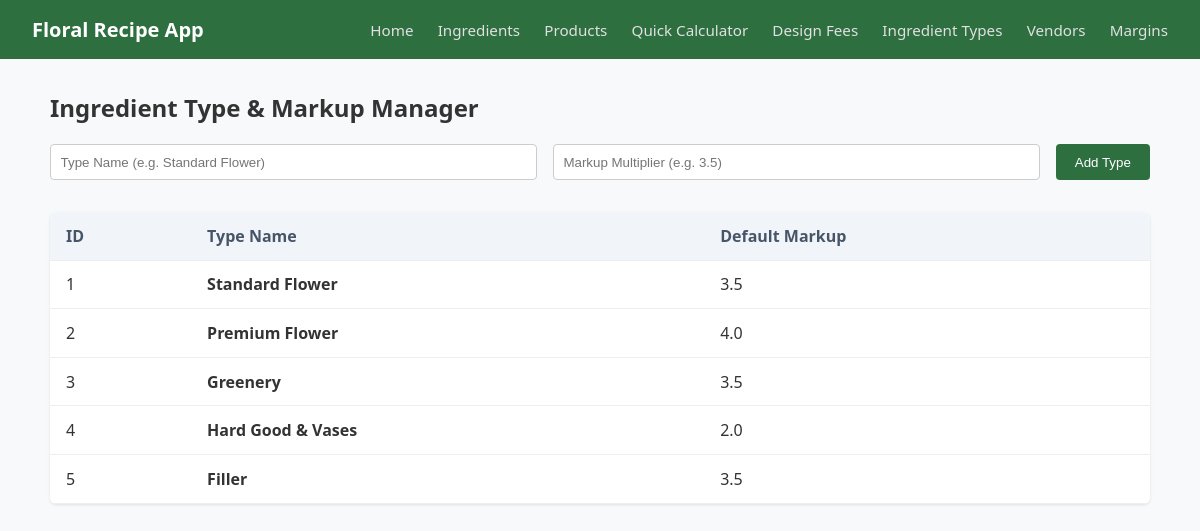
The page /ingredient-types on the database as committed earlier.
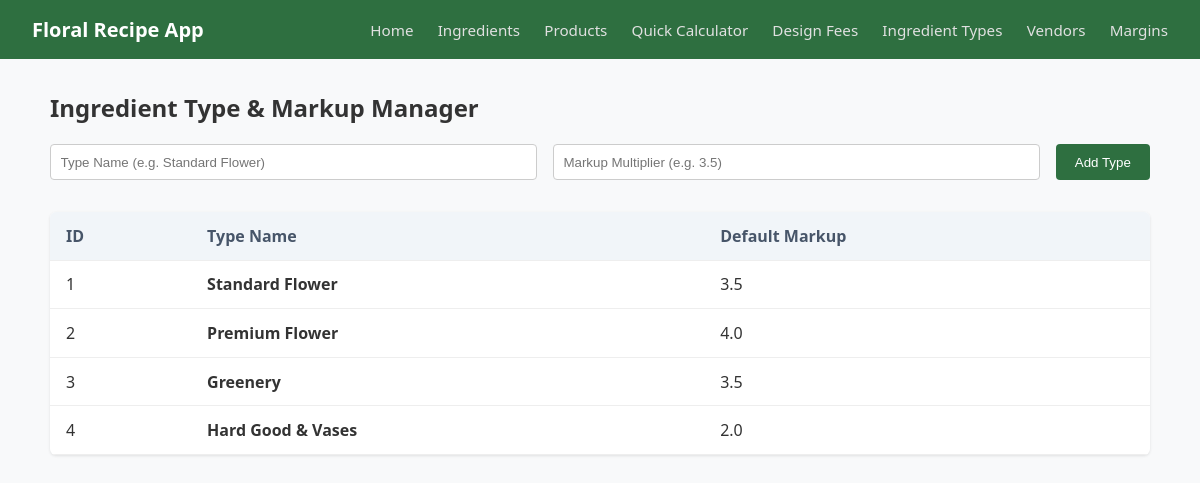
The same page on the database as committed later.
### models.py (models this page shows, shortened)
class IngredientType(db.Model):
    __tablename__ = 'ingredient_types'
    id = db.Column(db.Integer, primary_key=True)
    name = db.Column(db.String(50), nullable=False, unique=True) # e.g. Flower, Filler, Supply
    markup = db.Column(db.Float, default=4.0) # Multiplier
    ingredients = db.relationship('Ingredient', backref='type_info', lazy=True)

### app.py (the view, shortened to what this page needs)
@app.route('/ingredient-types', methods=['GET', 'POST'])
def ingredient_types():
    all_types = models.IngredientType.query.all()
    return render_template('ingredient_types.html', types=all_types)

### templates/ingredient_types.html (shortened to what this page needs)
{% extends 'base.html' %}
{% block content %}
<h2>Ingredient Type & Markup Manager</h2>
<form method="POST" class="form-inline">
    <input type="text" name="name" placeholder="Type Name (e.g. Standard Flower)" required>
    <input type="number" step="0.1" name="markup" placeholder="Markup Multiplier (e.g. 3.5)" required>
    <button type="submit">Add Type</button>
</form>
<table class="data-table">
    <thead>
        <tr>
            <th>ID</th>
            <th>Type Name</th>
            <th>Default Markup</th>
        </tr>
    </thead>
    <tbody>
        {% for type in types %}
        <tr>
            <td>{{ type.id }}</td>
            <td><strong>{{ type.name }}</strong></td>
            <td>{{ type.markup }}</td>
        </tr>
        {% else %}
        <tr><td colspan="3">No ingredient types found.</td></tr>
        {% endfor %}
    </tbody>
</table>
{% endblock %}

Rows that differ between the two databases and show on the page:
removed IngredientType: id "5", name "Filler", markup "3.5"
